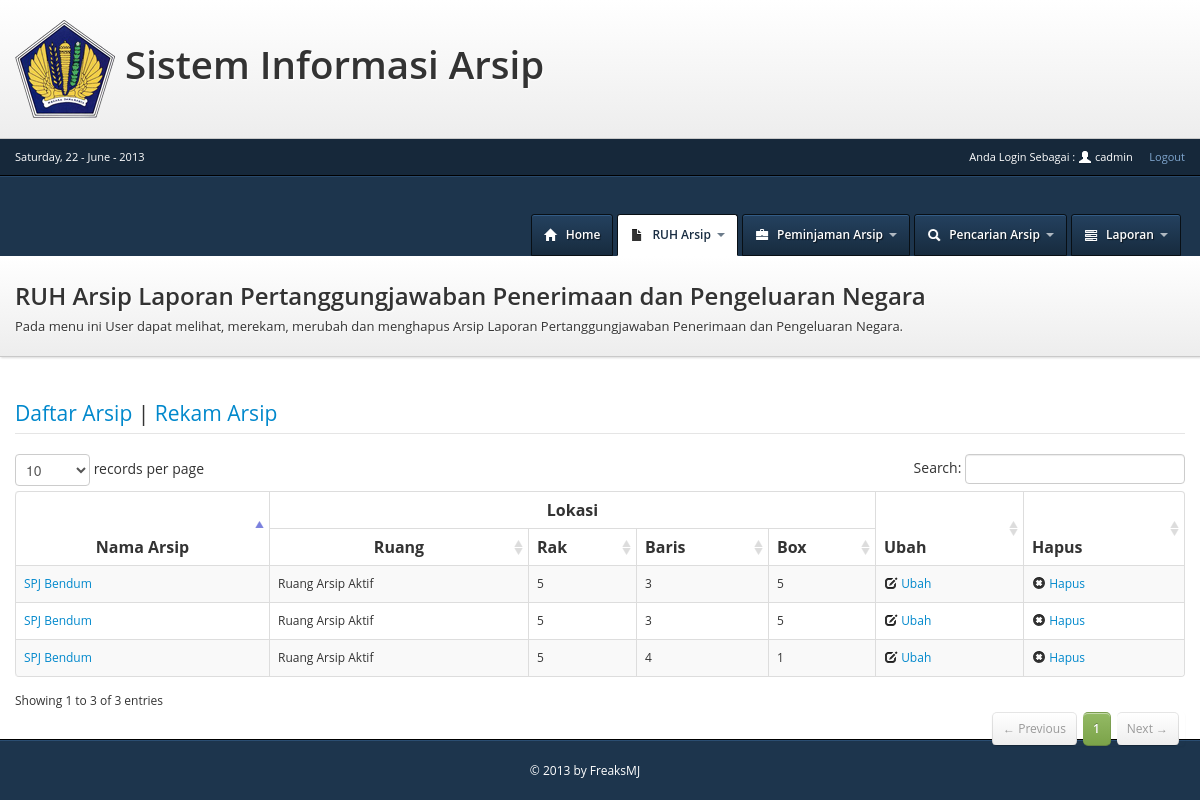
The page /view/spj_bendum.php (signed in) on the database as committed earlier.
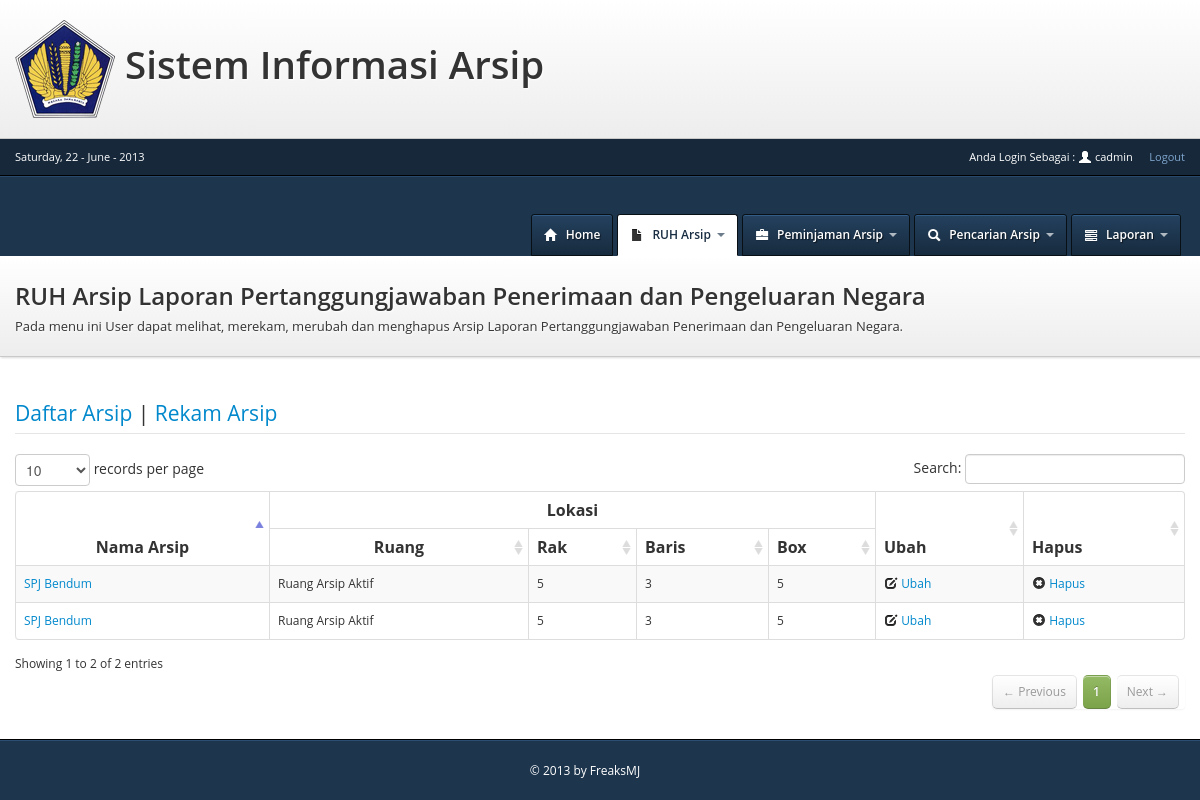
The same page on the database as committed later.
### tables this page shows
CREATE TABLE IF NOT EXISTS `arsip` (
  `arsip_id` int(11) NOT NULL AUTO_INCREMENT,
  `jenisarsip_id` int(11) NOT NULL,
  `nama_arsip` varchar(255) NOT NULL,
  `ruang` int(5) NOT NULL,
  `rak` int(5) NOT NULL,
  `baris` int(5) NOT NULL,
  `box` int(5) NOT NULL,
  `keyword` varchar(255) DEFAULT NULL,
  `input_date` date NOT NULL,
  `last_update` date NOT NULL,
  PRIMARY KEY (`arsip_id`)
);

CREATE TABLE IF NOT EXISTS `ruang` (
  `ruang_id` int(11) NOT NULL AUTO_INCREMENT,
  `kode_ruang` varchar(3) NOT NULL,
  `nama_ruang` varchar(100) NOT NULL,
  `input_date` date NOT NULL,
  `last_update` date NOT NULL,
  PRIMARY KEY (`ruang_id`)
);

### class/arsip.php (called while the page is built, shortened)
<?php
include_once('../config/class.database.php');
class Arsip{
	public $db1;
	function __construct(){
		$connect = new Database();
		$this->db1 = $connect->connectdb1();
	}
	function getAllarsip($jenis){
		if($jenis!=null){
			$query=$this->db1->query("SELECT a.arsip_id,a.jenisarsip_id,b.nama_jenisarsip,a.nama_arsip,c.nama_ruang,a.rak,a.baris,a.box FROM arsip as a RIGHT JOIN  jenis_arsip as b on a.jenisarsip_id=b.jenisarsip_id,ruang as c WHERE a.ruang=c.ruang_id AND a.jenisarsip_id='$jenis' ORDER BY a.arsip_id");
		}else{
			$query=$this->db1->query("SELECT a.arsip_id,a.jenisarsip_id,b.nama_jenisarsip,a.nama_arsip,c.nama_ruang,a.rak,a.baris,a.box FROM arsip as a RIGHT JOIN  jenis_arsip as b on a.jenisarsip_id=b.jenisarsip_id,ruang as c WHERE a.ruang=c.ruang_id ORDER BY a.arsip_id");
		}
		$jml_data=$query->rowCount();
		if($jml_data>=1){
			$hasil=$query->fetchAll();
			return $hasil;
		}else{
			return $jml_data;
		}
	}
}
?>

### config/class.database.php (called while the page is built, shortened)
<?php
class Database {
	public $host_sitia	="localhost";
	public $user_sitia	="root";
	public $pass_sitia	="";
	public $db_sitia	="sitia";
	public $host_sp2d	="localhost:3355";
	public $user_sp2d	="administrator";
	public $pass_sp2d 	="A02AE24A8CC3A3B233C3456EAB5D85631720572DE5C3E45A30C70833A855A993administrator";
	public $db_sp2d		="sqldb12";
	public function connectdb1(){
		try{
			$this->dbh_sitia = new PDO("mysql:host=$this->host_sitia;dbname=$this->db_sitia",$this->user_sitia,$this->pass_sitia);
			return $this->dbh_sitia;
		}catch(PDOException $e){
			return $e->getMessage();
		}
	}
	public function connectdb2(){
		try{
			$this->dbh_sp2d = new PDO("mysql:host=$this->host_sp2d;dbname=$this->db_sp2d",$this->user_sp2d,$this->pass_sp2d);
			return $this->dbh_sp2d;
		}catch(PDOException $e){
			return $e->getMessage();
		}
	}
}
?>

### controller/spjController.php (called while the page is built, shortened)
<?php
	include_once('../class/arsip.php');
	$arsip = new Arsip();
	$jenis=4;
	$all=$arsip->getAllarsip($jenis);
?>

### view/spj_bendum.php (the view, shortened to what the changed rows need)
<?php
include ("topbar.php");
include_once ('../controller/spjController.php');
?>
<!DOCTYPE html>
<html>
 <head>
	<link type="text/css" rel="stylesheet" href="../includes/css/bootstrap.css">
	<link type="text/css" rel="stylesheet" href="../includes/css/application.css">
	<link type="text/css" rel="stylesheet" href="../includes/datepicker/css/datepicker.css">
	<link type="text/css" rel="stylesheet" href="../includes/DT/css/DT_bootstrap.css">
 </head>
<body>
<div id="masthead">
	<div class="container">
		<div class="masthead-pad">
			<div class="masthead-text">
				<h2>RUH Arsip Laporan Pertanggungjawaban Penerimaan dan Pengeluaran Negara</h2>
			</div>
		</div>
	</div>
</div>
<?php
$modul=$_GET['modul'];
switch($modul){
    default :
?>
<div id="content">
	<div class="container">
	<div id="legend">
	  <legend class=""><a href="spj_bendum.php">Daftar Arsip</a> | <a href="spj_bendum.php?modul=tambah">Rekam Arsip</a></legend>
	</div>
	<table cellpadding="0" cellspacing="0" border="0" class="table table-striped table-bordered" id="example">
	<thead>
		<tr>
			<th rowspan="2"><center>Nama Arsip</center></th>
			<th colspan="4"><center>Lokasi</center></th>
			<th rowspan="2">Ubah</th>
			<th rowspan="2">Hapus</th>
		</tr>
		<tr>
			<th><center>Ruang</center></th>
			<th>Rak</th>
			<th>Baris</th>
			<th>Box</th>
		</tr>
	</thead>
	<tbody>
<?php
	if($all!=0){
	foreach($all as $display){
			echo "<tr>";
			echo "<td>
					<a href=\"spj_bendum.php?modul=detail&id=".$display['arsip_id']."\">
					".$display['nama_arsip']."
					</a>
				   </td>";
			echo "<td>".$display['nama_ruang']."</td>";
			echo "<td>".$display['rak']."</td>";
			echo "<td>".$display['baris']."</td>";
			echo "<td>".$display['box']."</td>";
			echo "<td>
					<a href=\"spj_bendum.php?modul=ubah&id=".$display['arsip_id']."\">
						<i class=\"icon-edit\"></i>
						<span>Ubah</span>
					</a>
				  </td>";
			echo "<td>
					<a href=\"spj_bendum.php?delete=".$display['arsip_id']."\" data-confirm='Anda Yakin Akan menghapus Arsip : ".$display['nama_arsip']." ?'>
						<i class=\"icon-remove-sign\"></i>
						<span>Hapus</span>
					</a>
				 </td>";
	}
	}else{
		echo "<div class=\"alert alert-error\">
				  Data Tidak Ada
				  <buttontype=\"button\" class=\"close\" data-dismiss=\"alert\">&times;</button>
				  </div>";
	}
?>
</table>
		</div>
	</div>
<?php
break;
?>
<?php
}
?>
<?php
include("footer.php");
?>

Rows that differ between the two databases and show on the page:
removed arsip: nama_arsip "SPJ Bendum", ruang.nama_ruang "Ruang Arsip Aktif", rak "5", baris "4", box "1"
Other text that changed with them:
text written by a page script: "records per page Search: Showing 1 to 3 of 3 entries ← Previous 1 Next →" → "records per page Search: Showing 1 to 2 of 2 entries ← Previous 1 Next →"
